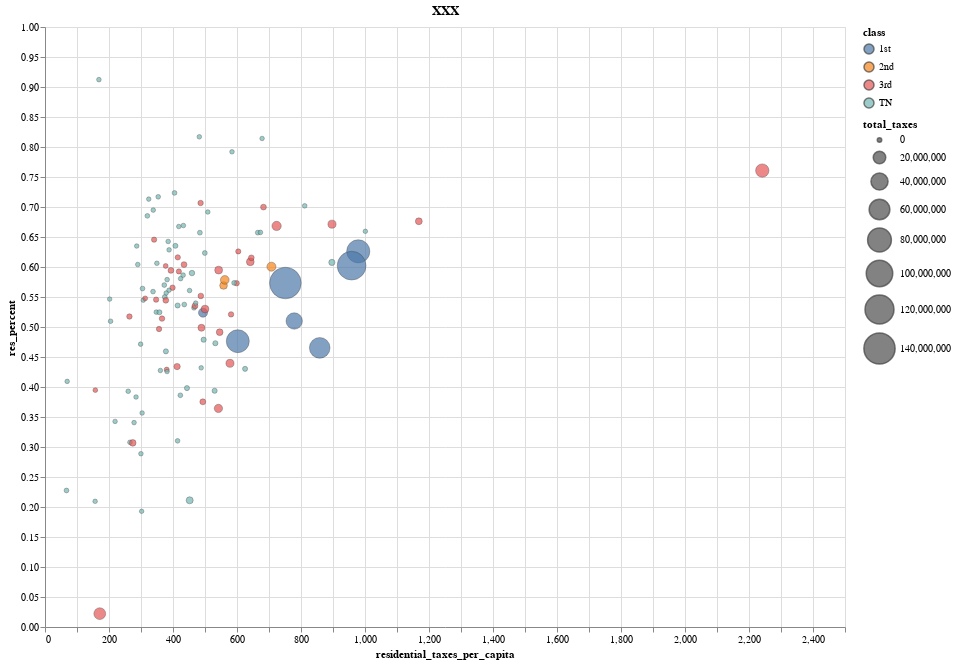

Notebook code for this chart:
### Code cell
s = alt.Scale(domain=[0,2500])

alt.Chart(df[df['year'] == 2018]).mark_circle(
    opacity=0.7,
#     fill='blue',
    stroke='#444',
    strokeWidth=0.5,
    clip=True,
).encode(
    x=alt.X('residential_taxes_per_capita', scale=s),
    y=alt.Y('res_percent'),
    size=alt.Size('total_taxes', scale=alt.Scale(range=[20,1000])),
    color='class',
    detail='City',
    tooltip=['City','total_taxes'],
).properties(
    width=800,
    height=600,
    title='XXX',  
)
